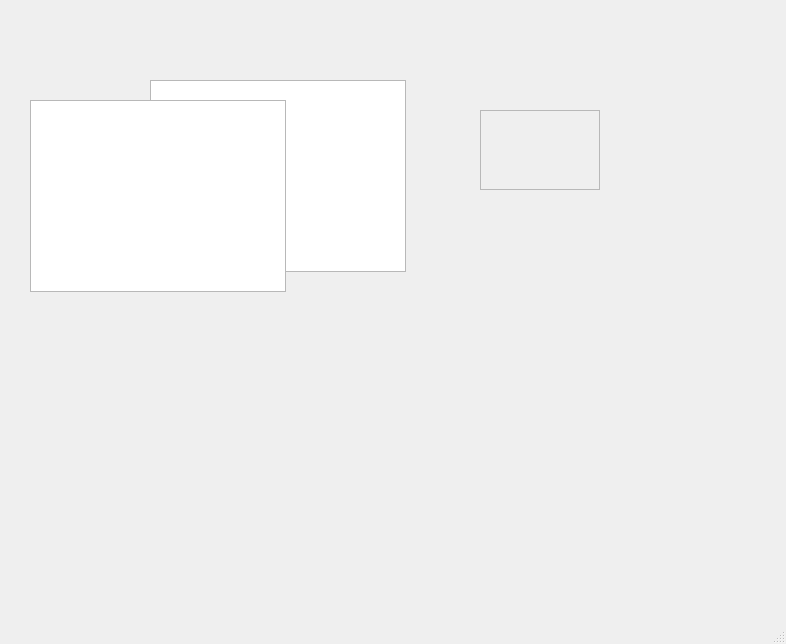
<?xml version="1.0" encoding="UTF-8"?>
<ui version="4.0">
 <class>MainWindow</class>
 <widget class="QMainWindow" name="MainWindow">
  <property name="geometry">
   <rect>
    <x>0</x>
    <y>0</y>
    <width>786</width>
    <height>644</height>
   </rect>
  </property>
  <property name="windowTitle">
   <string>MainWindow</string>
  </property>
  <widget class="QWidget" name="centralwidget">
   <property name="minimumSize">
    <size>
     <width>600</width>
     <height>600</height>
    </size>
   </property>
   <property name="maximumSize">
    <size>
     <width>1280</width>
     <height>720</height>
    </size>
   </property>
   <property name="styleSheet">
    <string notr="true"/>
   </property>
   <widget class="QScrollArea" name="scrollArea">
    <property name="geometry">
     <rect>
      <x>480</x>
      <y>110</y>
      <width>120</width>
      <height>80</height>
     </rect>
    </property>
    <property name="widgetResizable">
     <bool>true</bool>
    </property>
    <widget class="QWidget" name="scrollAreaWidgetContents">
     <property name="geometry">
      <rect>
       <x>0</x>
       <y>0</y>
       <width>118</width>
       <height>78</height>
      </rect>
     </property>
    </widget>
   </widget>
   <widget class="QListView" name="listView">
    <property name="geometry">
     <rect>
      <x>150</x>
      <y>80</y>
      <width>256</width>
      <height>192</height>
     </rect>
    </property>
   </widget>
   <widget class="QTextBrowser" name="textBrowser">
    <property name="geometry">
     <rect>
      <x>30</x>
      <y>100</y>
      <width>256</width>
      <height>192</height>
     </rect>
    </property>
   </widget>
  </widget>
  <widget class="QMenuBar" name="menubar">
   <property name="geometry">
    <rect>
     <x>0</x>
     <y>0</y>
     <width>786</width>
     <height>22</height>
    </rect>
   </property>
  </widget>
  <widget class="QStatusBar" name="statusbar"/>
 </widget>
 <resources/>
 <connections/>
</ui>
